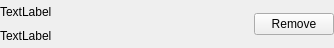
<?xml version="1.0" encoding="UTF-8"?>
<ui version="4.0">
 <class>VMTDConnectionForm</class>
 <widget class="QWidget" name="VMTDConnectionForm">
  <property name="geometry">
   <rect>
    <x>0</x>
    <y>0</y>
    <width>334</width>
    <height>48</height>
   </rect>
  </property>
  <property name="windowTitle">
   <string>Form</string>
  </property>
  <layout class="QVBoxLayout" name="verticalLayout">
   <property name="spacing">
    <number>0</number>
   </property>
   <property name="leftMargin">
    <number>0</number>
   </property>
   <property name="topMargin">
    <number>0</number>
   </property>
   <property name="rightMargin">
    <number>0</number>
   </property>
   <property name="bottomMargin">
    <number>0</number>
   </property>
   <item>
    <layout class="QGridLayout" name="gl_1">
     <item row="1" column="0">
      <widget class="QLabel" name="lbDevice_2">
       <property name="minimumSize">
        <size>
         <width>200</width>
         <height>20</height>
        </size>
       </property>
       <property name="text">
        <string>TextLabel</string>
       </property>
      </widget>
     </item>
     <item row="0" column="0">
      <widget class="QLabel" name="lbDevice_1">
       <property name="minimumSize">
        <size>
         <width>200</width>
         <height>20</height>
        </size>
       </property>
       <property name="text">
        <string>TextLabel</string>
       </property>
      </widget>
     </item>
     <item row="0" column="2" rowspan="2">
      <spacer name="_1">
       <property name="orientation">
        <enum>Qt::Horizontal</enum>
       </property>
       <property name="sizeHint" stdset="0">
        <size>
         <width>40</width>
         <height>20</height>
        </size>
       </property>
      </spacer>
     </item>
     <item row="0" column="3" rowspan="2">
      <widget class="QPushButton" name="pbRemove">
       <property name="text">
        <string>Remove</string>
       </property>
      </widget>
     </item>
    </layout>
   </item>
  </layout>
 </widget>
 <resources/>
 <connections/>
</ui>
